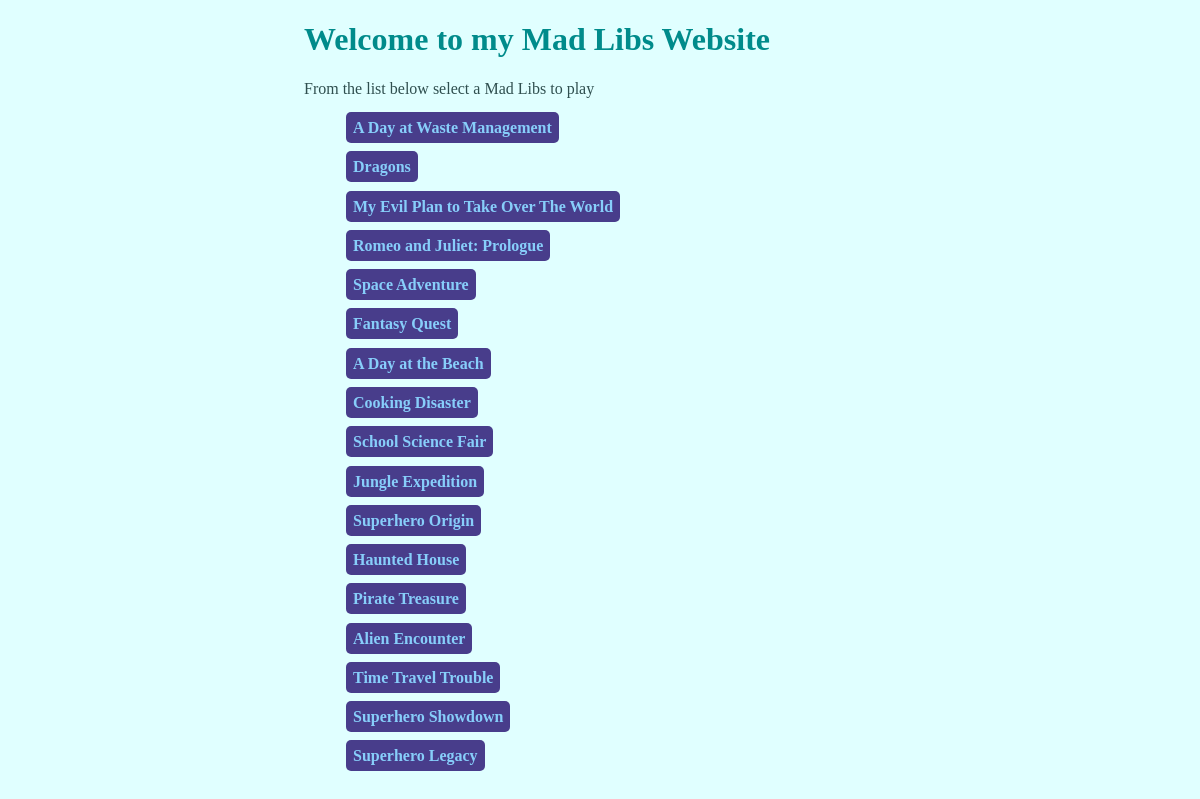
The page / on the database its author committed.
### mad_libs_app/models.py (models this page shows, shortened)
class Madlib(models.Model):
    title = models.CharField(max_length=100)
    blanks = models.JSONField(default=list)
    story_clips = models.JSONField(default=list)
    slug = models.SlugField(max_length=100, unique=True)

### mad_libs_app/views.py (the view)
# urls.py: path('', views.index, name='index'),
def index(request):
    madlib_list = Madlib.objects.all()
    context = {"madlib_list": madlib_list}
    return render(request, 'index.html', context)

### mad_libs_app/templates/index.html (shortened to what this page needs)
<!DOCTYPE html>
<html lang="en">
<head>
    {% load static %}
    <link rel="stylesheet" href="{% static 'style.css' %}">
</head>
<body>
    <div class="index">
    <h1>Welcome to my Mad Libs Website</h1>
    <p class="main">From the list below select a Mad Libs to play</p>
    <ul>
        {% for madlib in madlib_list %}
            <li>
                <h4>
                    <a href="{% url 'madlib' slug=madlib.slug %}" class="index-title">{{ madlib.title }}</a>
                </h4>
            </li>
        {% endfor %}
    </ul>
    </div>
</body>
</html>

### static/style.css (style rules this page uses)
.index-title { padding: 7px 7px; background-color: darkslateblue; text-decoration: none; color: lightskyblue; border-radius: 5px; margin: 2px }
ul { list-style-type: none; }
h1 { color: darkcyan; }
p.main { color: darkslategrey; }
body { background-color: lightcyan; }
.index { margin-left: 25%; }

### rows shown on the page
Madlib: title "A Day at Waste Management"
Madlib: title "Dragons"
Madlib: title "My Evil Plan to Take Over The World"
Madlib: title "Romeo and Juliet: Prologue"
Madlib: title "Space Adventure"
Madlib: title "Fantasy Quest"
Madlib: title "A Day at the Beach"
Madlib: title "Cooking Disaster"
Madlib: title "School Science Fair"
Madlib: title "Jungle Expedition"
Madlib: title "Superhero Origin"
Madlib: title "Haunted House"
Madlib: title "Pirate Treasure"
Madlib: title "Alien Encounter"
Madlib: title "Time Travel Trouble"
Madlib: title "Superhero Showdown"
Madlib: title "Superhero Legacy"
